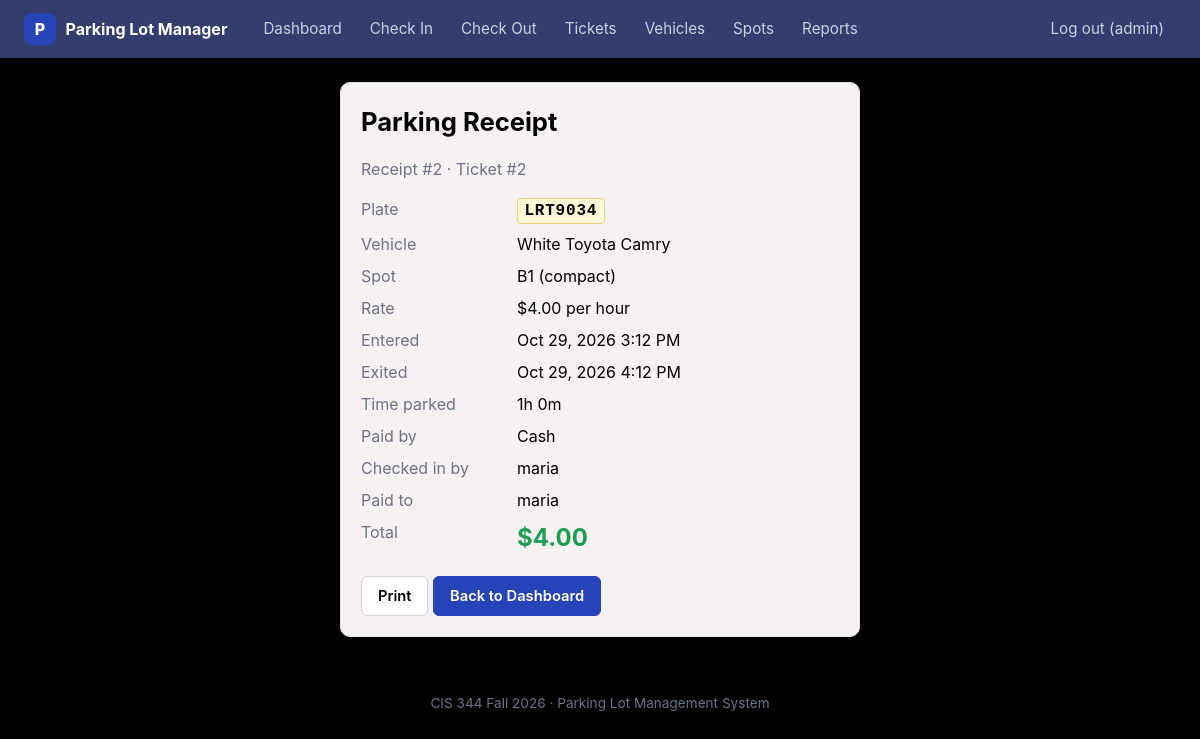
Screenshot of /receipt.php?id=2 (signed in) with the database file from the repository.
### tables this page shows
CREATE TABLE tickets (
    ticket_id  INT AUTO_INCREMENT PRIMARY KEY,
    vehicle_id INT NOT NULL,
    spot_id    INT NOT NULL,
    entry_time DATETIME NOT NULL DEFAULT CURRENT_TIMESTAMP,
    exit_time  DATETIME NULL,
    fee        DECIMAL(8,2) NULL,
    status     ENUM('active', 'closed') NOT NULL DEFAULT 'active',
    created_by INT NOT NULL,
    FOREIGN KEY (vehicle_id) REFERENCES vehicles(vehicle_id),
    FOREIGN KEY (spot_id)    REFERENCES parking_spots(spot_id),
    FOREIGN KEY (created_by) REFERENCES users(user_id),
    CHECK (exit_time IS NULL OR exit_time >= entry_time)
);

CREATE TABLE payments (
    payment_id   INT AUTO_INCREMENT PRIMARY KEY,
    ticket_id    INT NOT NULL UNIQUE,
    amount       DECIMAL(8,2) NOT NULL,
    method       ENUM('cash', 'card') NOT NULL,
    paid_at      DATETIME NOT NULL DEFAULT CURRENT_TIMESTAMP,
    processed_by INT NOT NULL,
    FOREIGN KEY (ticket_id)    REFERENCES tickets(ticket_id),
    FOREIGN KEY (processed_by) REFERENCES users(user_id),
    CHECK (amount >= 0)
);

CREATE TABLE vehicles (
    vehicle_id   INT AUTO_INCREMENT PRIMARY KEY,
    plate_number VARCHAR(15) NOT NULL UNIQUE,
    make         VARCHAR(30),
    model        VARCHAR(30),
    color        VARCHAR(20),
    owner_name   VARCHAR(60),
    owner_phone  VARCHAR(20)
);

CREATE TABLE parking_spots (
    spot_id     INT AUTO_INCREMENT PRIMARY KEY,
    spot_number VARCHAR(10) NOT NULL UNIQUE,
    spot_type   ENUM('regular', 'compact', 'handicap', 'ev') NOT NULL DEFAULT 'regular',
    hourly_rate DECIMAL(6,2) NOT NULL,
    is_occupied BOOLEAN NOT NULL DEFAULT FALSE,
    CHECK (hourly_rate > 0)
);

CREATE TABLE users (
    user_id       INT AUTO_INCREMENT PRIMARY KEY,
    username      VARCHAR(50)  NOT NULL UNIQUE,
    password_hash VARCHAR(255) NOT NULL,
    role          ENUM('admin', 'attendant') NOT NULL DEFAULT 'attendant',
    created_at    DATETIME NOT NULL DEFAULT CURRENT_TIMESTAMP
);

### includes/functions.php (called while the page is built, shortened)
<?php
function e($value)
{
    return htmlspecialchars((string) $value, ENT_QUOTES, 'UTF-8');
}
function money($amount)
{
    return '$' . number_format((float) $amount, 2);
}
function duration($minutes)
{
    $minutes = max(0, (int) $minutes);
    return floor($minutes / 60) . 'h ' . ($minutes % 60) . 'm';
}

### receipt.php (the view, shortened to what this page needs)
<?php
require_once 'includes/functions.php';
$ticket_id = (int) ($_GET['id'] ?? 0);
$stmt = $conn->prepare("
    SELECT t.ticket_id, t.entry_time, t.exit_time, t.fee,
           TIMESTAMPDIFF(MINUTE, t.entry_time, t.exit_time) AS minutes_parked,
           v.plate_number, v.make, v.model, v.color,
           s.spot_number, s.spot_type, s.hourly_rate,
           p.payment_id, p.amount, p.method, p.paid_at,
           checkin.username AS checked_in_by,
           cashier.username AS paid_to
    FROM tickets t
    JOIN vehicles      v       ON v.vehicle_id   = t.vehicle_id
    JOIN parking_spots s       ON s.spot_id      = t.spot_id
    JOIN users         checkin ON checkin.user_id = t.created_by
    JOIN payments      p       ON p.ticket_id    = t.ticket_id
    JOIN users         cashier ON cashier.user_id = p.processed_by
    WHERE t.ticket_id = ?
");
$stmt->bind_param('i', $ticket_id);
$stmt->execute();
$r = $stmt->get_result()->fetch_assoc();
require 'includes/header.php';
?>
<?php if (!$r): ?>
    <div class="alert alert-error">No paid ticket with that number.</div>
<?php else: ?>
<section class="card receipt">
    <h1>Parking Receipt</h1>
    <p class="muted">Receipt #<?= (int) $r['payment_id'] ?> &middot; Ticket #<?= (int) $r['ticket_id'] ?></p>
    <dl class="details">
        <dt>Plate</dt><dd><span class="plate"><?= e($r['plate_number']) ?></span></dd>
        <dt>Vehicle</dt><dd><?= e(trim($r['color'] . ' ' . $r['make'] . ' ' . $r['model'])) ?: '-' ?></dd>
        <dt>Spot</dt><dd><?= e($r['spot_number']) ?> (<?= e($r['spot_type']) ?>)</dd>
        <dt>Rate</dt><dd><?= money($r['hourly_rate']) ?> per hour</dd>
        <dt>Entered</dt><dd><?= e(date('M j, Y g:i A', strtotime($r['entry_time']))) ?></dd>
        <dt>Exited</dt><dd><?= e(date('M j, Y g:i A', strtotime($r['exit_time']))) ?></dd>
        <dt>Time parked</dt><dd><?= duration($r['minutes_parked']) ?></dd>
        <dt>Paid by</dt><dd><?= e(ucfirst($r['method'])) ?></dd>
        <dt>Checked in by</dt><dd><?= e($r['checked_in_by']) ?></dd>
        <dt>Paid to</dt><dd><?= e($r['paid_to']) ?></dd>
        <dt>Total</dt><dd class="total"><?= money($r['amount']) ?></dd>
    </dl>
    <div class="no-print">
        <button class="btn" onclick="window.print()">Print</button>
        <a class="btn btn-primary" href="index.php">Back to Dashboard</a>
    </div>
</section>
<?php endif; ?>
<?php require 'includes/footer.php'; ?>

### assets/style.css (style rules this page uses)
:root { --bg: #020202; --card: #f7f2f2; --text: #020202; --muted: #6b7385; --border: #e1e5ec; --primary: #2643b8; --primary-dark: #6310af; --green: #1f9d55; --green-bg: #e3f6eb; --red: #d64545; --red-bg: #fbe7e7; --blue-bg: #e6edfd; --radius: 10px; }
* { box-sizing: border-box; }
body { margin: 0; font-family: -apple-system, BlinkMacSystemFont, "Segoe UI", Roboto, Arial, sans-serif; background: var(--bg); color: var(--text); line-height: 1.5; }
h1 { font-size: 1.6rem; margin: 0 0 1rem; }
a { color: var(--primary); }
.muted { color: var(--muted); }
.card { background: var(--card); border: 1px solid var(--border); border-radius: var(--radius); padding: 1.25rem; margin-bottom: 1.25rem; box-shadow: 0 1px 2px rgba(0,0,0,.03); }
.plate { display: inline-block; font-family: "SFMono-Regular", Consolas, monospace; font-weight: 700; background: #fff8d6; border: 1px solid #e6d27a; border-radius: 4px; padding: 0 .4rem; letter-spacing: .05em; }
.btn { display: inline-block; font: inherit; font-size: .92rem; font-weight: 600; padding: .5rem 1rem; border-radius: 6px; border: 1px solid #cdd3de; background: #fff; color: var(--text); text-decoration: none; cursor: pointer; }
.btn-primary { background: var(--primary); border-color: var(--primary); color: #fff; }
.details { display: grid; grid-template-columns: 140px 1fr; gap: .5rem 1rem; margin: 0 0 1.25rem; }
.details dt { color: var(--muted); }
.details dd { margin: 0; }
.details .total { font-size: 1.5rem; font-weight: 700; color: var(--green); }
.receipt { max-width: 520px; margin: 0 auto; }

### rows the page displays
tickets: payments.payment_id "2", ticket_id "2", vehicle.plate_number "LRT9034", vehicle.model "White Toyota Camry", spot.spot_number "B1", spot.spot_type "compact", spot.hourly_rate "$4.00", entry_time "Oct 29, 2026 3:12 PM", exit_time "Oct 29, 2026 4:12 PM", payments.method "Cash", created_by.username "maria", payments.amount "$4.00"

### other values shown
$label "Dashboard Check In Check Out Tickets Vehicles Spots Reports"
$_SESSION['username'] "admin"
duration($r['minutes_parked']) "1h 0m"
